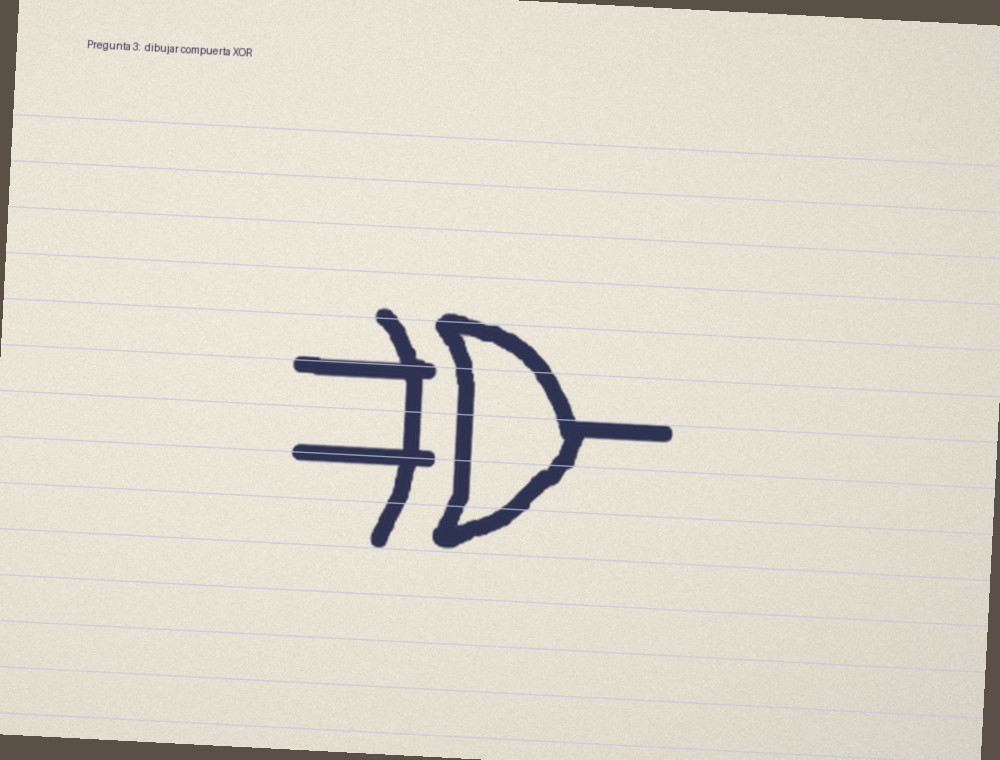
#> input picture img/13_foto_papel.jpg, 1000 x 760 px
$ python -i prediccion.py   (imports and definitions only)
#> lines starting #> are read from the running program, lines starting #| are printed output that depends on the picture; after the words box and inside, x2 and y2 are one past the last pixel; in counts of white or black regions, pixels touching at a corner belong together
"""Predicción de la CNN con numpy, sin TensorFlow.

TensorFlow ocupa más de 1 GB y no entra en el plan gratuito de PythonAnywhere.
Pero una red ya entrenada solo hace multiplicaciones con sus pesos, así que
aquí se repiten con numpy las mismas capas de la CNN del notebook.
Los pesos se guardan desde cnn_compuertas_curso.ipynb en pesos_cnn_curso.npz.
"""
import os

import numpy as np
from PIL import Image, ImageDraw, ImageFilter

TAM = 64        # tamaño de entrada de la CNN, igual que en el notebook
MARGEN = 0.08   # margen alrededor del dibujo, igual que en el notebook
LIENZO = 256    # lado del lienzo de la app
GROSOR = 8      # grosor del trazo en el lienzo de la app


# [20 lines left out: functions cargar_pesos, preprocesar, not called in this run]


def umbral_otsu(gris):
    """Umbral que mejor separa los píxeles oscuros (tinta) de los claros (papel)."""
    hist = np.bincount(gris.ravel(), minlength=256).astype(np.float64)
    p = hist / hist.sum()
    w = np.cumsum(p)
    mu = np.cumsum(p * np.arange(256))
    varianza = (mu[-1] * w - mu) ** 2 / (w * (1 - w) + 1e-12)
    return int(np.argmax(varianza))


def quitar_lo_que_no_es_compuerta(mascara):
    """Deja solo la compuerta cuando la imagen trae además texto, marcas o manchas.

    Se engrosa la tinta para que los trazos cercanos de un mismo dibujo queden unidos y se
    separa en manchas. La compuerta es la mancha con la caja más grande: un texto ocupa una
    franja delgada aunque sea ancho. Se conservan también las manchas que caen dentro de esa
    caja o muy cerca de ella (por ejemplo, el arco suelto de un XOR)."""
    lado = max(mascara.size)
    unida = mascara.filter(ImageFilter.MaxFilter(2 * max(1, lado // 80) + 1))
    etiquetas = unida.point(lambda v: 255 if v else 0)
    cajas = []
    while len(cajas) < 254:
        a = np.asarray(etiquetas)
        libres = np.flatnonzero(a == 255)
        if not libres.size:
            break
        y, x = divmod(int(libres[0]), a.shape[1])
        ImageDraw.floodfill(etiquetas, (x, y), len(cajas) + 1)
        cajas.append(etiquetas.point(lambda v, n=len(cajas) + 1: 255 if v == n else 0).getbbox())
    if len(cajas) <= 1:
        return mascara
    # Se parte de la mancha con la caja más grande y se le suman las que están cerca de ella.
    principal = max(range(len(cajas)), key=lambda n: (cajas[n][2] - cajas[n][0]) * (cajas[n][3] - cajas[n][1]))
    x0, y0, x1, y1 = cajas[principal]
    dentro, cambio = {principal + 1}, True
    while cambio:
        cambio = False
        limite = 0.05 * max(x1 - x0, y1 - y0)
        for n, (a0, b0, a1, b1) in enumerate(cajas):
            if n + 1 not in dentro and max(a0 - x1, x0 - a1, b0 - y1, y0 - b1) <= limite:
                dentro.add(n + 1)
                x0, y0, x1, y1 = min(x0, a0), min(y0, b0), max(x1, a1), max(y1, b1)
                cambio = True
    conservar = np.isin(np.asarray(etiquetas), list(dentro))
    return Image.fromarray(np.where(conservar, np.asarray(mascara), 0).astype(np.uint8))


def desde_imagen(imagen):
    """Convierte una imagen subida (foto de un dibujo en papel, captura, etc.) en un dibujo
    como los del lienzo: trazo en el canal alfa, en 256x256 y con un grosor de unos 8 píxeles.
    Devuelve None si no encuentra trazo."""
    fondo = Image.new("RGBA", imagen.size, "white")
    gris = np.asarray(Image.alpha_composite(fondo, imagen.convert("RGBA")).convert("L"))
    tinta = gris <= umbral_otsu(gris)
    if tinta.mean() > 0.5:          # trazo claro sobre fondo oscuro
        tinta = ~tinta
    mascara = Image.fromarray(tinta.astype(np.uint8) * 255).filter(ImageFilter.MedianFilter(3))
    mascara = quitar_lo_que_no_es_compuerta(mascara)
    caja = mascara.getbbox()
    if caja is None:
        return None

    # Se escala para que mida como un dibujo típico del lienzo (unos 210 píxeles de ancho o alto).
    recorte = mascara.crop(caja)
    escala = 210 / max(recorte.size)

    # Antes de escalar, se engrosa o adelgaza el trazo para que después quede de unos 8 píxeles.
    # Grosor del trazo = 2 * área / píxeles del borde.
    t = np.asarray(recorte) > 0
    borde = t & ~(np.roll(t, 1, 0) & np.roll(t, -1, 0) & np.roll(t, 1, 1) & np.roll(t, -1, 1))
    grosor = 2 * t.sum() / max(borde.sum(), 1)
    pasos = min(round(abs(GROSOR / escala - grosor) / 2), 12)
    if pasos and grosor < GROSOR / escala:
        recorte = recorte.filter(ImageFilter.MaxFilter(2 * pasos + 1))
    elif pasos:
        recorte = recorte.filter(ImageFilter.MinFilter(2 * min(pasos, int(grosor / 4)) + 1))
    recorte = recorte.resize((max(1, round(recorte.width * escala)), max(1, round(recorte.height * escala))),
                             Image.Resampling.LANCZOS).point(lambda v: 255 if v >= 128 else 0)

    lienzo = Image.new("L", (LIENZO, LIENZO), 0)
    lienzo.paste(recorte, ((LIENZO - recorte.width) // 2, (LIENZO - recorte.height) // 2))
    dibujo = Image.new("RGBA", (LIENZO, LIENZO), (0, 0, 0, 0))
    dibujo.putalpha(lienzo)
    return dibujo


# [36 lines left out: functions convolucion, max_pooling, predecir, not called in this run]

>>> from PIL import Image
>>> picture = Image.open('img/13_foto_papel.jpg')
#> picture is the input picture: PIL image 1000x760 RGB; mean R, G, B 221.9, 216.4, 204.4
>>> result = desde_imagen(picture)
#> in desde_imagen, `fondo = Image.new("RGBA", imagen.size, "white")`: fondo: PIL image 1000x760 RGBA; every value is 255
#> in umbral_otsu, `hist = np.bincount(gris.ravel(), minlength=256).astype(np.float64)`: hist = 256 values, max 57538 at index 228, min 0 at index 0, mean 2968.8
#> in umbral_otsu, `p = hist / hist.sum()`: p = 256 values, max 0.0757 at index 228, min 0 at index 0, mean 0.00391
#> in umbral_otsu, `w = np.cumsum(p)`: w = 256 values from 0 to 1
#> in umbral_otsu, `mu = np.cumsum(p * np.arange(256))`: mu = 256 values from 0 to 216.5
#> in umbral_otsu, `varianza = (mu[-1] * w - mu) ** 2 / (w * (1 - w) + 1e-12)`: varianza = 256 values, max 1114.3 at index 149, min 0 at index 0, mean 640.1
#> in desde_imagen, `tinta = gris <= umbral_otsu(gris)`:
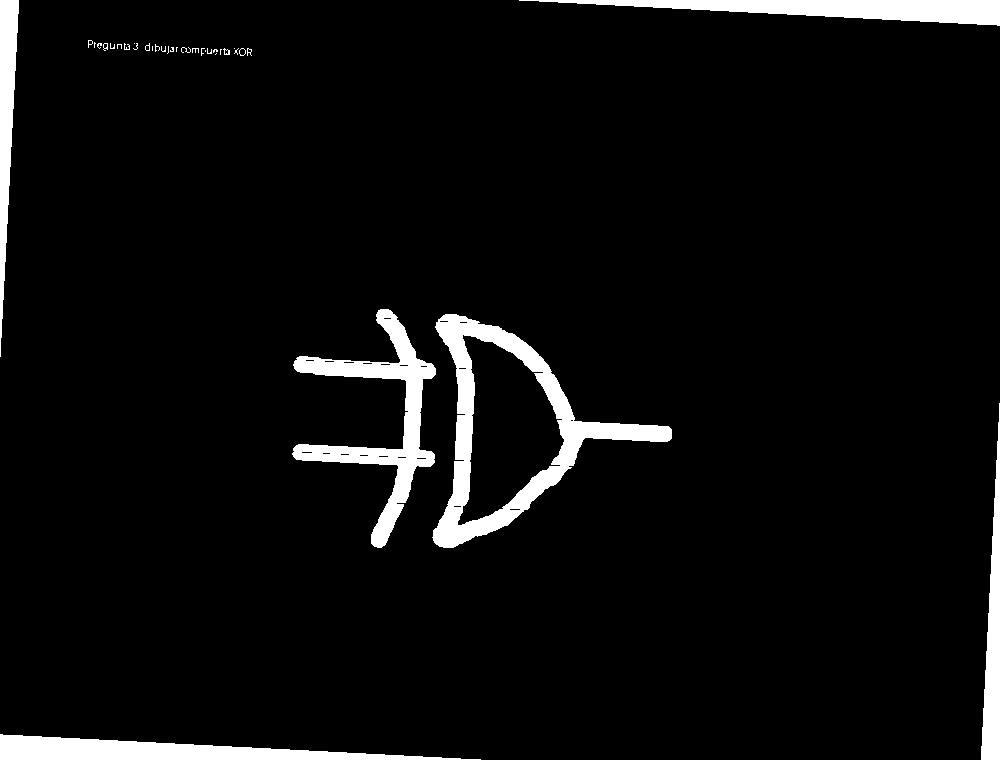
#> tinta: shape (760, 1000) bool; 5.2% white; 35 white regions (24 under 20 px), largest, box (x1, y1, x2, y2) and area: (432, 314, 672, 548) 11313, (292, 309, 436, 548) 8095, (519, 0, 1000, 26) 6292
#> in desde_imagen, `mascara = Image.fromarray(tinta.astype(np.uint8) * 255).filter(ImageFi..`: mascara: PIL image 1000x760 L; 5.2% white; 41 white regions (35 under 20 px), largest, box (x1, y1, x2, y2) and area: (433, 314, 672, 548) 11391, (292, 309, 436, 548) 8222, (520, 0, 1000, 26) 6291, (0, 734, 480, 760) 6291, (0, 0, 19, 356) 3525, (981, 404, 1000, 760) 3525
#> in quitar_lo_que_no_es_compuerta, `unida = mascara.filter(ImageFilter.MaxFilter(2 * max(1, lado // 80) + ..`:
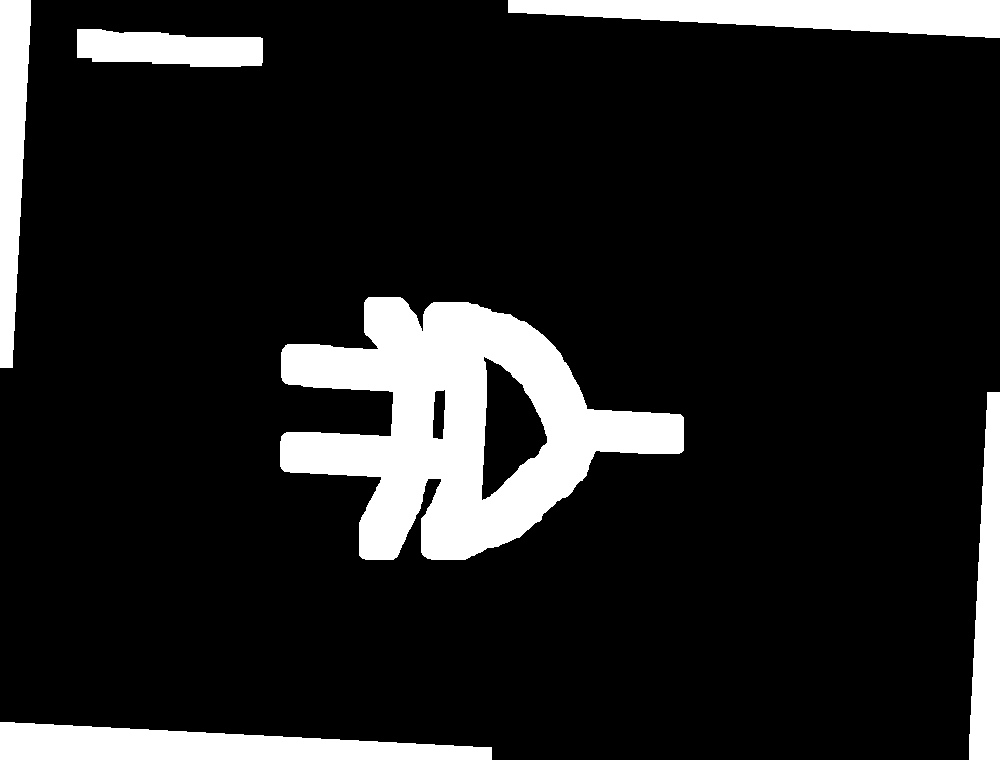
#> unida: PIL image 1000x760 L; 13% white; 6 white regions, box (x1, y1, x2, y2) and area: (280, 297, 684, 560) 52046, (508, 0, 1000, 38) 12507, (0, 722, 492, 760) 12507, (0, 0, 31, 368) 8169, (969, 392, 1000, 760) 8169, (77, 29, 263, 67) 5574
#> the loop in quitar_lo_que_no_es_compuerta, `while len(cajas) < 254:` made 7 passes
#> (y, x) on passes 1 to 6: (0, 0), (0, 508), (29, 77), (297, 368), (392, 987), (722, 0)
#> after the loop in quitar_lo_que_no_es_compuerta, `while len(cajas) < 254:`:
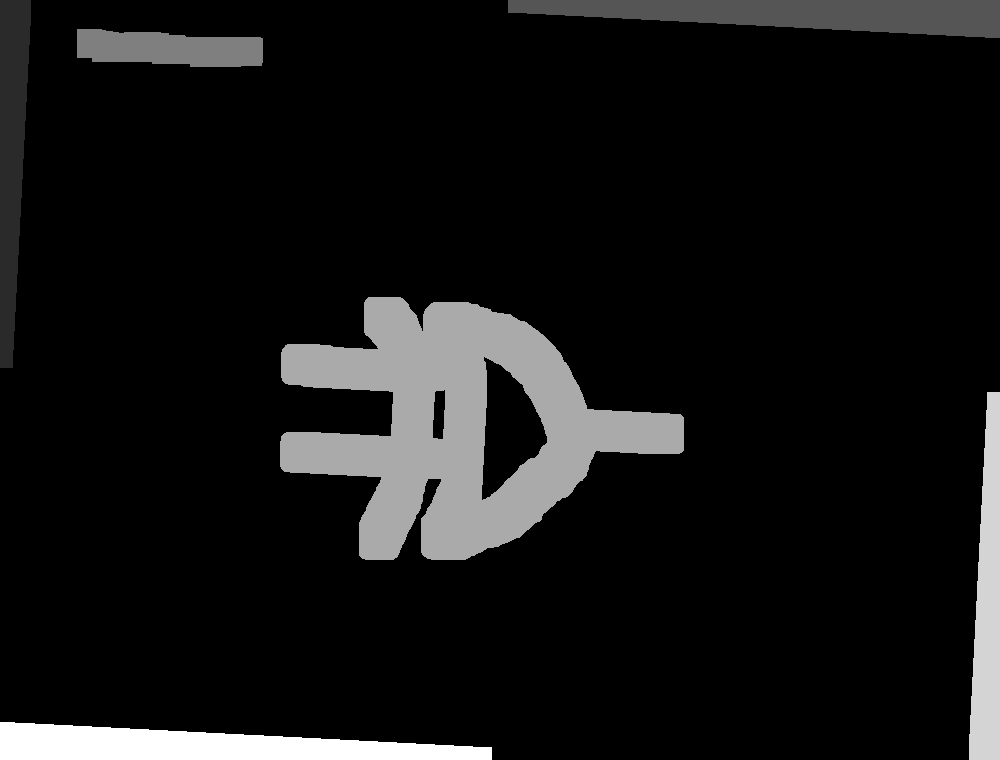
#> etiquetas: PIL image 1000x760 L; min 0, max 6, mean 0.492; drawn with min black and max white
#> after the loop in quitar_lo_que_no_es_compuerta, `while len(cajas) < 254:`: cajas = [(0, 0, 31, 368), (508, 0, 1000, 38), (77, 29, 263, 67), (280, 297, 684, 560), (969, 392, 1000, 760), (0, 722, 492, 760)]
#> in quitar_lo_que_no_es_compuerta, `principal = max(range(len(cajas)), key=lambda n: (cajas[n][2] - cajas[..`: principal = 3
#> in quitar_lo_que_no_es_compuerta, `x0, y0, x1, y1 = cajas[principal]`: x0 = 280; y0 = 297; x1 = 684; y1 = 560
#> in quitar_lo_que_no_es_compuerta, `dentro, cambio = {principal + 1}, True`: cambio = True
#> the loop in quitar_lo_que_no_es_compuerta, `while cambio:` made 1 pass
#> limite on pass 1: 20.2
#> after the loop in quitar_lo_que_no_es_compuerta, `while cambio:`: dentro = 1 item; x0 = 280; x1 = 684; y0 = 297; y1 = 560
#> in quitar_lo_que_no_es_compuerta, `conservar = np.isin(np.asarray(etiquetas), list(dentro))`: conservar: shape (760, 1000) bool; 6.8% white; 1 white region, box (x1, y1, x2, y2) and area: (280, 297, 684, 560) 52046
#> in quitar_lo_que_no_es_compuerta, `return Image.fromarray(np.where(conservar, np.asarray(mascara), 0).ast..`:
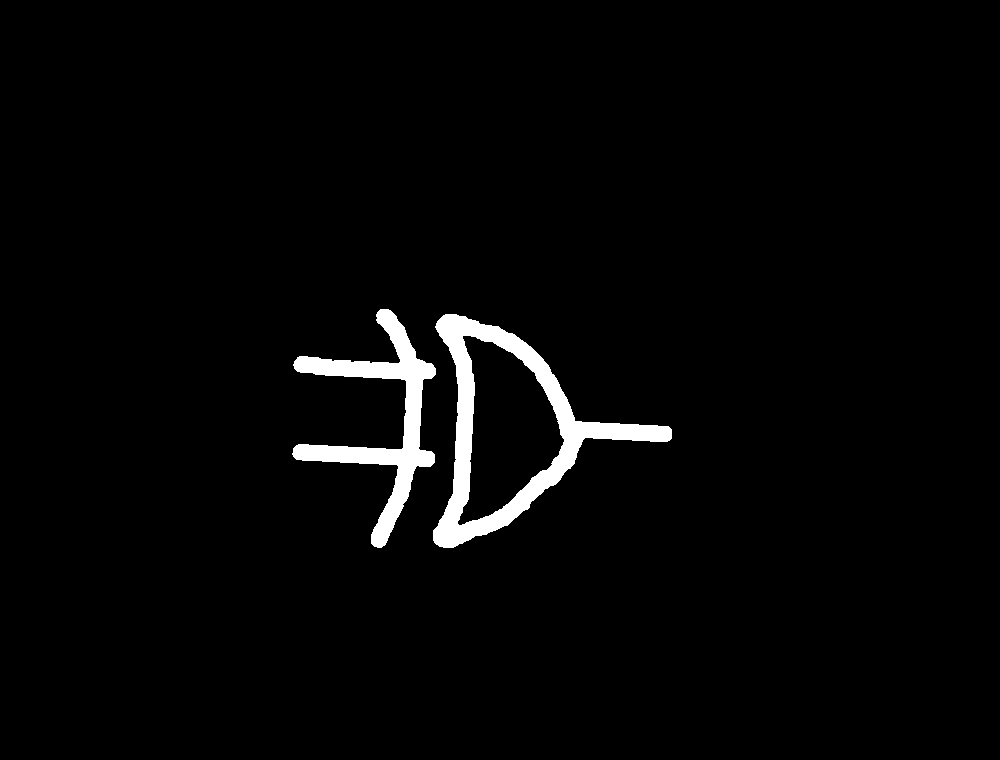
#> returned value: PIL image 1000x760 L; 2.6% white; 2 white regions, box (x1, y1, x2, y2) and area: (433, 314, 672, 548) 11391, (292, 309, 436, 548) 8222
#> in desde_imagen, `caja = mascara.getbbox()`: caja = (292, 309, 672, 548)
#> in desde_imagen, `recorte = mascara.crop(caja)`: recorte: PIL image 380x239 L; 21.6% white; 2 white regions, box (x1, y1, x2, y2) and area: (141, 5, 380, 239) 11391, (0, 0, 144, 239) 8222
#> in desde_imagen, `borde = t & ~(np.roll(t, 1, 0) & np.roll(t, -1, 0) & np.roll(t, 1, 1) ..`:
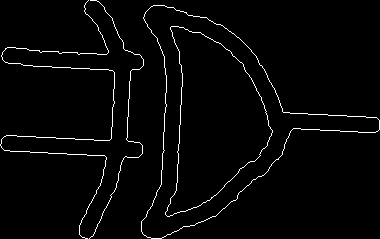
#> borde: shape (239, 380) bool; 2.4% white in thin lines or dots
#> in desde_imagen, `grosor = 2 * t.sum() / max(borde.sum(), 1)`: grosor = 18.2
#> in desde_imagen, `pasos = min(round(abs(GROSOR / escala - grosor) / 2), 12)`: pasos = 2
#> in desde_imagen, `recorte = recorte.filter(ImageFilter.MinFilter(2 * min(pasos, int(gros..`: recorte: PIL image 380x239 L; 15.5% white; 2 white regions, box (x1, y1, x2, y2) and area: (143, 7, 380, 239) 8177, (3, 0, 142, 239) 5931
#> in desde_imagen, `recorte = recorte.resize((max(1, round(recorte.width * escala)), max(1..`: recorte: PIL image 210x132 L; 15.4% white; 2 white regions, box (x1, y1, x2, y2) and area: (79, 4, 210, 132) 2466, (2, 0, 79, 131) 1816
#> in desde_imagen, `lienzo = Image.new("L", (LIENZO, LIENZO), 0)`: lienzo: PIL image 256x256 L; every value is 0
#> in desde_imagen, `lienzo.paste(recorte, ((LIENZO - recorte.width) // 2, (LIENZO - recort..`:
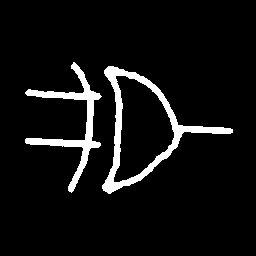
#> lienzo: PIL image 256x256 L; 6.5% white; 2 white regions, box (x1, y1, x2, y2) and area: (102, 66, 233, 194) 2466, (25, 62, 102, 193) 1816
#> in desde_imagen, `dibujo = Image.new("RGBA", (LIENZO, LIENZO), (0, 0, 0, 0))`: dibujo: PIL image 256x256 RGBA; every value is 0
#> in desde_imagen, `dibujo.putalpha(lienzo)`:
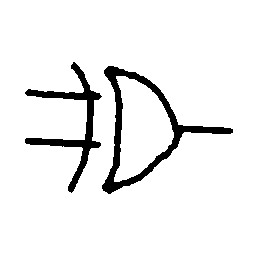
#> dibujo: PIL image 256x256 RGBA; mean R, G, B, A 0, 0, 0, 16.7; transparent parts drawn white
